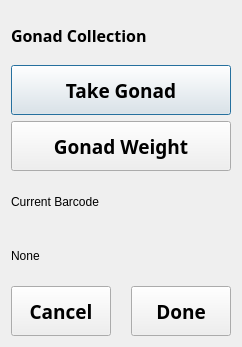
<?xml version="1.0" encoding="UTF-8"?>
<ui version="4.0">
 <class>Dialog</class>
 <widget class="QDialog" name="Dialog">
  <property name="geometry">
   <rect>
    <x>0</x>
    <y>0</y>
    <width>238</width>
    <height>347</height>
   </rect>
  </property>
  <property name="windowTitle">
   <string>Gonads</string>
  </property>
  <layout class="QVBoxLayout" name="verticalLayout">
   <item>
    <widget class="QLabel" name="label">
     <property name="font">
      <font>
       <family>Arial Black</family>
       <pointsize>12</pointsize>
       <weight>75</weight>
       <bold>true</bold>
      </font>
     </property>
     <property name="text">
      <string>Gonad Collection</string>
     </property>
    </widget>
   </item>
   <item>
    <widget class="QPushButton" name="pb_take_nad">
     <property name="minimumSize">
      <size>
       <width>220</width>
       <height>50</height>
      </size>
     </property>
     <property name="maximumSize">
      <size>
       <width>220</width>
       <height>50</height>
      </size>
     </property>
     <property name="font">
      <font>
       <family>Arial Black</family>
       <pointsize>14</pointsize>
       <weight>75</weight>
       <bold>true</bold>
      </font>
     </property>
     <property name="text">
      <string>Take Gonad</string>
     </property>
    </widget>
   </item>
   <item>
    <widget class="QPushButton" name="pb_nad_wt">
     <property name="minimumSize">
      <size>
       <width>220</width>
       <height>50</height>
      </size>
     </property>
     <property name="maximumSize">
      <size>
       <width>220</width>
       <height>50</height>
      </size>
     </property>
     <property name="font">
      <font>
       <family>Arial Black</family>
       <pointsize>14</pointsize>
       <weight>75</weight>
       <bold>true</bold>
      </font>
     </property>
     <property name="text">
      <string>Gonad Weight</string>
     </property>
    </widget>
   </item>
   <item>
    <widget class="QLabel" name="label_4">
     <property name="styleSheet">
      <string notr="true">font: 10pt &quot;Arial Black&quot;;</string>
     </property>
     <property name="text">
      <string>Current Barcode</string>
     </property>
    </widget>
   </item>
   <item>
    <widget class="QLabel" name="l_cur_code">
     <property name="styleSheet">
      <string notr="true">font: 10pt &quot;Arial Black&quot;;</string>
     </property>
     <property name="text">
      <string>None</string>
     </property>
    </widget>
   </item>
   <item>
    <layout class="QHBoxLayout" name="horizontalLayout">
     <item>
      <widget class="QPushButton" name="pb_cancel">
       <property name="minimumSize">
        <size>
         <width>100</width>
         <height>50</height>
        </size>
       </property>
       <property name="maximumSize">
        <size>
         <width>100</width>
         <height>50</height>
        </size>
       </property>
       <property name="font">
        <font>
         <family>Arial Black</family>
         <pointsize>14</pointsize>
         <weight>75</weight>
         <bold>true</bold>
        </font>
       </property>
       <property name="text">
        <string>Cancel</string>
       </property>
      </widget>
     </item>
     <item>
      <spacer name="horizontalSpacer">
       <property name="font">
        <font>
         <family>Arial Black</family>
         <weight>75</weight>
         <bold>true</bold>
        </font>
       </property>
       <property name="orientation">
        <enum>Qt::Horizontal</enum>
       </property>
       <property name="sizeHint" stdset="0">
        <size>
         <width>20</width>
         <height>20</height>
        </size>
       </property>
      </spacer>
     </item>
     <item>
      <widget class="QPushButton" name="pb_done">
       <property name="minimumSize">
        <size>
         <width>100</width>
         <height>50</height>
        </size>
       </property>
       <property name="maximumSize">
        <size>
         <width>100</width>
         <height>50</height>
        </size>
       </property>
       <property name="font">
        <font>
         <family>Arial Black</family>
         <pointsize>14</pointsize>
         <weight>75</weight>
         <bold>true</bold>
        </font>
       </property>
       <property name="text">
        <string>Done</string>
       </property>
      </widget>
     </item>
    </layout>
   </item>
  </layout>
 </widget>
 <resources/>
 <connections/>
</ui>
